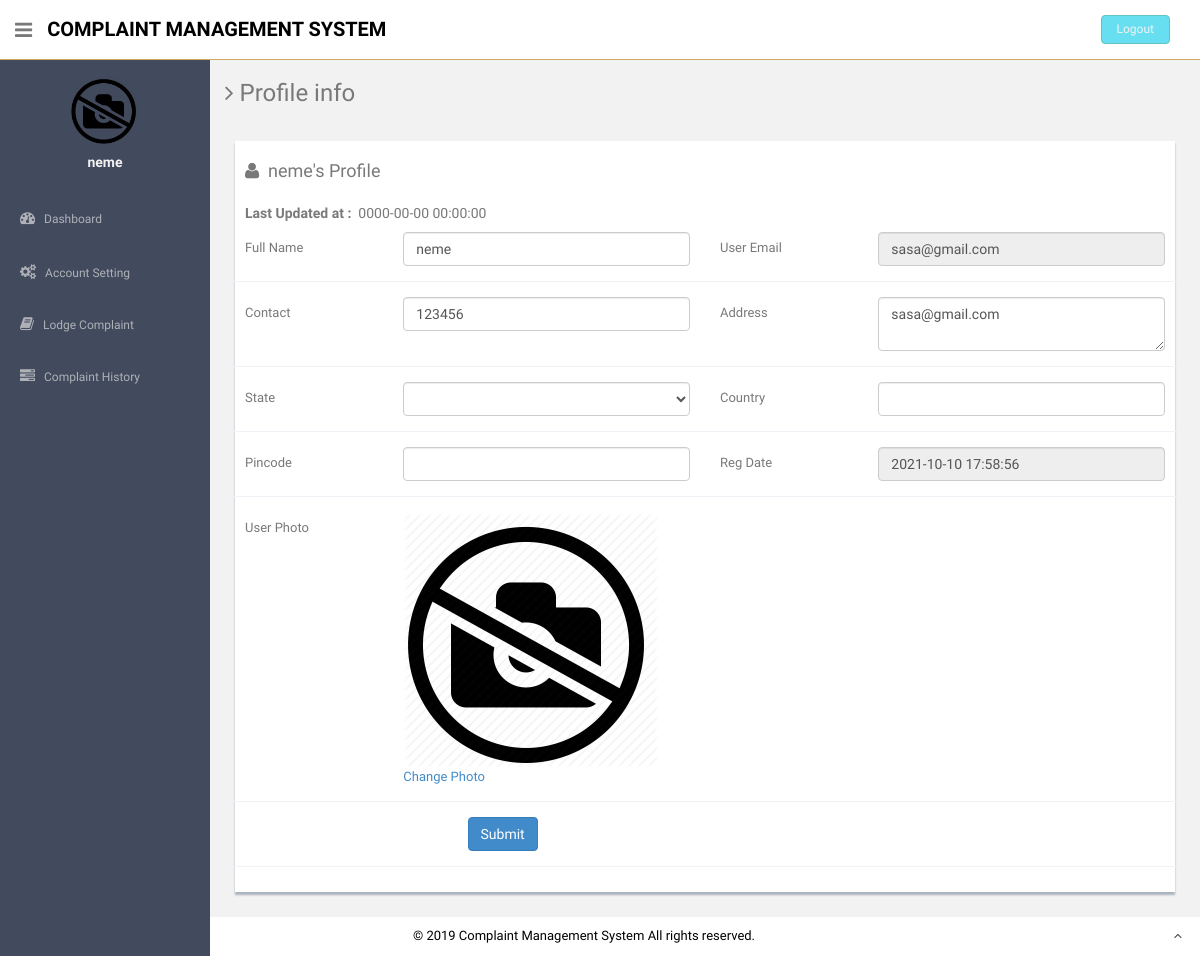
Page /users/profile.php (signed in) on the committed database.
### tables this page shows
CREATE TABLE `users` (
  `id` int(11) NOT NULL,
  `fullName` varchar(255) DEFAULT NULL,
  `userEmail` varchar(255) DEFAULT NULL,
  `password` varchar(255) DEFAULT NULL,
  `contactNo` bigint(11) DEFAULT NULL,
  `address` tinytext DEFAULT NULL,
  `State` varchar(255) DEFAULT NULL,
  `country` varchar(255) DEFAULT NULL,
  `pincode` int(6) DEFAULT NULL,
  `userImage` varchar(255) DEFAULT NULL,
  `regDate` timestamp NOT NULL DEFAULT current_timestamp(),
  `updationDate` timestamp NULL DEFAULT '0000-00-00 00:00:00' ON UPDATE current_timestamp(),
  `status` int(1) DEFAULT NULL
);

### users/profile.php (the view, shortened to what this page needs)
<?php
include('includes/config.php');
if(strlen($_SESSION['login'])==0)
  {
header('location:index.php');
}
else{
?>
<!DOCTYPE html>
<html lang="en">
  <head>
    <link href="assets/css/bootstrap.css" rel="stylesheet">
    <link href="assets/font-awesome/css/font-awesome.css" rel="stylesheet" />
    <link rel="stylesheet" type="text/css" href="assets/js/bootstrap-datepicker/css/datepicker.css" />
    <link rel="stylesheet" type="text/css" href="assets/js/bootstrap-daterangepicker/daterangepicker.css" />
    <link href="assets/css/style.css" rel="stylesheet">
    <link href="assets/css/style-responsive.css" rel="stylesheet">
  </head>
  <body>
  <section id="container" >
     <?php include("includes/header.php");?>
      <?php include("includes/sidebar.php");?>
      <section id="main-content">
          <section class="wrapper">
          	<h3><i class="fa fa-angle-right"></i> Profile info</h3>
          	<div class="row mt">
          		<div class="col-lg-12">
                  <div class="form-panel">
 <?php $query=mysqli_query($con,"select * from users where userEmail='".$_SESSION['login']."'");
 while($row=mysqli_fetch_array($query))
 {
 ?>
  <h4 class="mb"><i class="fa fa-user"></i>&nbsp;&nbsp;<?php echo htmlentities($row['fullName']);?>'s Profile</h4>
    <h5><b>Last Updated at :</b>&nbsp;&nbsp;<?php echo htmlentities($row['updationDate']);?></h5>
                      <form class="form-horizontal style-form" method="post" name="profile" >
<div class="form-group">
<label class="col-sm-2 col-sm-2 control-label">Full Name</label>
<div class="col-sm-4">
<input type="text" name="fullname" required="required" value="<?php echo htmlentities($row['fullName']);?>" class="form-control" >
 </div>
<label class="col-sm-2 col-sm-2 control-label">User Email </label>
 <div class="col-sm-4">
<input type="email" name="useremail" required="required" value="<?php echo htmlentities($row['userEmail']);?>" class="form-control" readonly>
</div>
 </div>
<div class="form-group">
<label class="col-sm-2 col-sm-2 control-label">Contact</label>
 <div class="col-sm-4">
<input type="text" name="contactno" required="required" value="<?php echo htmlentities($row['contactNo']);?>" class="form-control">
</div>
<label class="col-sm-2 col-sm-2 control-label">Address </label>
<div class="col-sm-4">
<textarea  name="address" required="required" class="form-control"><?php echo htmlentities($row['address']);?></textarea>
</div>
</div>
<div class="form-group">
<label class="col-sm-2 col-sm-2 control-label">State</label>
<div class="col-sm-4">
<select name="state" required="required" class="form-control">
<option value="<?php echo htmlentities($row['State']);?>"><?php echo htmlentities($st=$row['State']);?></option>
<?php $sql=mysqli_query($con,"select stateName from state ");
while ($rw=mysqli_fetch_array($sql)) {
  if($rw['stateName']==$st)
  {
    continue;
  }
  else
  {
  ?>
  <option value="<?php echo htmlentities($rw['stateName']);?>"><?php echo htmlentities($rw['stateName']);?></option>
<?php
}}
?>
</select>
</div>
<label class="col-sm-2 col-sm-2 control-label">Country </label>
<div class="col-sm-4">
<input type="text" name="country" required="required" value="<?php echo htmlentities($row['country']);?>" class="form-control">
</div>
</div>
<div class="form-group">
<label class="col-sm-2 col-sm-2 control-label">Pincode</label>
<div class="col-sm-4">
<input type="text" name="pincode" maxlength="6" required="required" value="<?php echo htmlentities($row['pincode']);?>" class="form-control">
</div>
<label class="col-sm-2 col-sm-2 control-label">Reg Date </label>
<div class="col-sm-4">
<input type="text" name="regdate" required="required" value="<?php echo htmlentities($row['regDate']);?>" class="form-control" readonly>
 </div>
</div>
<div class="form-group">
<label class="col-sm-2 col-sm-2 control-label">User Photo</label>
<div class="col-sm-4">
<?php $userphoto=$row['userImage'];
if($userphoto==""):
?>
<img src="userimages/noimage.png" width="256" height="256" >
<a href="update-image.php">Change Photo</a>
<?php else:?>
	<img src="userimages/<?php echo htmlentities($userphoto);?>" width="256" height="256">
	<a href="update-image.php">Change Photo</a>
<?php endif;?>
</div>
</div>
<?php } ?>
                          <div class="form-group">
                           <div class="col-sm-10" style="padding-left:25% ">
<button type="submit" name="submit" class="btn btn-primary">Submit</button>
</div>
</div>
                          </form>
                          </div>
                          </div>
                          </div>
		</section>
      </section>
    <?php include("includes/footer.php");?>
  </section>
  </body>
</html>
<?php } ?>

### users/includes/sidebar.php (shortened to what this page needs)
<aside>
          <div id="sidebar"  class="nav-collapse ">
              <ul class="sidebar-menu" id="nav-accordion">
                              <?php $query=mysqli_query($con,"select fullName,userImage from users where userEmail='".$_SESSION['login']."'");
 while($row=mysqli_fetch_array($query))
 {
 ?>
                  <p class="centered"><a href="profile.php">
<?php $userphoto=$row['userImage'];
if($userphoto==""):
?>
<img src="userimages/noimage.png"  class="img-circle" width="70" height="70" >
<?php else:?>
  <img src="userimages/<?php echo htmlentities($userphoto);?>" class="img-circle" width="70" height="70">
<?php endif;?>
</a>
</p>
                  <h5 class="centered"><?php echo htmlentities($row['fullName']);?></h5>
                  <?php } ?>
                  <li class="mt">
                      <a href="dashboard.php">
                          <i class="fa fa-dashboard"></i>
                          <span>Dashboard</span>
                      </a>
                  </li>
                  <li class="sub-menu">
                      <a href="javascript:;" >
                          <i class="fa fa-cogs"></i>
                          <span>Account Setting</span>
                      </a>
                  </li>
                  <li class="sub-menu">
                      <a href="register-complaint.php" >
                          <i class="fa fa-book"></i>
                          <span>Lodge Complaint</span>
                      </a>
                    </li>
                  <li class="sub-menu">
                      <a href="complaint-history.php" >
                          <i class="fa fa-tasks"></i>
                          <span>Complaint History</span>
                      </a>
                  </li>
              </ul>
          </div>
      </aside>

### users/assets/css/style.css (style rules this page uses)
body { color: #797979; background: #f2f2f2; font-family: 'Ruda', sans-serif; padding: 0px !important; margin: 0px !important; font-size:13px; }
ul li { list-style: none; }
a, a:hover, a:focus { text-decoration: none; outline: none; }
#container { width: 100%; height: 100%; }
.centered { text-align: center; }
.mt { margin-top: 25px; }
.mb { margin-bottom: 25px; }
#sidebar { width: 210px; height: 100%; position: fixed; background: #424a5d; }
#sidebar h5 { color: #f2f2f2; font-weight: 700; }
#sidebar ul li { position: relative; }
ul.sidebar-menu , ul.sidebar-menu li ul.sub { margin: -2px 0 0; padding: 0; }
ul.sidebar-menu { margin-top: 75px; }
ul.sidebar-menu li { margin-bottom: 5px; margin-left:10px; margin-right:10px; }
ul.sidebar-menu li.sub-menu { line-height: 15px; }
ul.sidebar-menu li a span { display: inline-block; }
ul.sidebar-menu li a { color: #aeb2b7; text-decoration: none; display: block; padding: 15px 0 15px 10px; font-size: 12px; outline: none; -webkit-transition: all 0.3s ease; -moz-transition: all 0.3s ease; -o-transition: all 0.3s ease; -ms-transition: all 0.3s ease; transition: all 0.3s ease; }
ul.sidebar-menu li a i { font-size: 15px; padding-right: 6px; }
#main-content { margin-left: 210px; }
.wrapper { display: inline-block; margin-top: 60px; padding-left: 15px; padding-right: 15px; padding-bottom: 15px; padding-top: 0px; width: 100%; }
.form-panel { background: #ffffff; margin: 10px; padding: 10px; box-shadow: 0px 3px 2px #aab2bd; text-align: left; }
label { font-weight: 400; }
.form-horizontal.style-form .form-group { border-bottom: 1px solid #eff2f7; padding-bottom: 15px; margin-bottom: 15px; }
@media (min-width: 768px) { .form-horizontal .control-label { text-align: left; } }

### rows in the picture
users: fullName "neme", updationDate "0000-00-00 00:00:00", fullname "neme", useremail "sasa@gmail.com", contactno "123456", address "sasa@gmail.com", regdate "2021-10-10 17:58:56"
